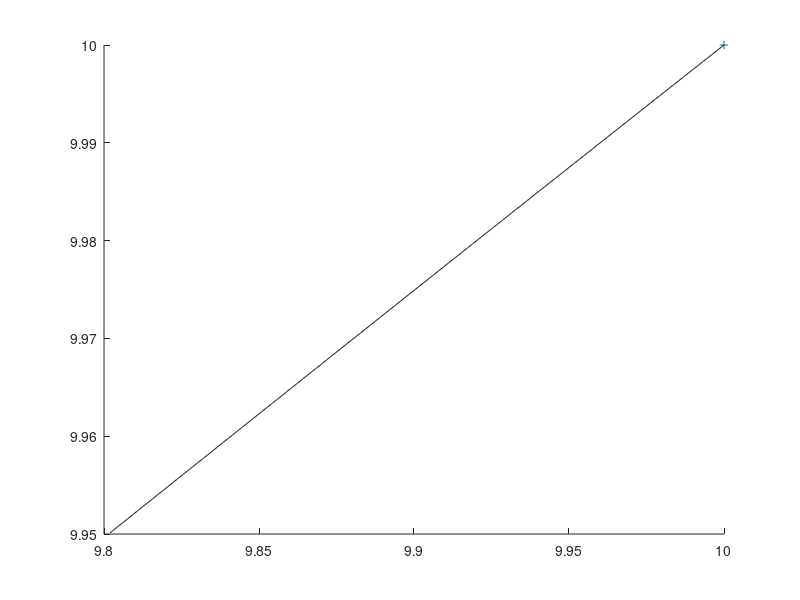
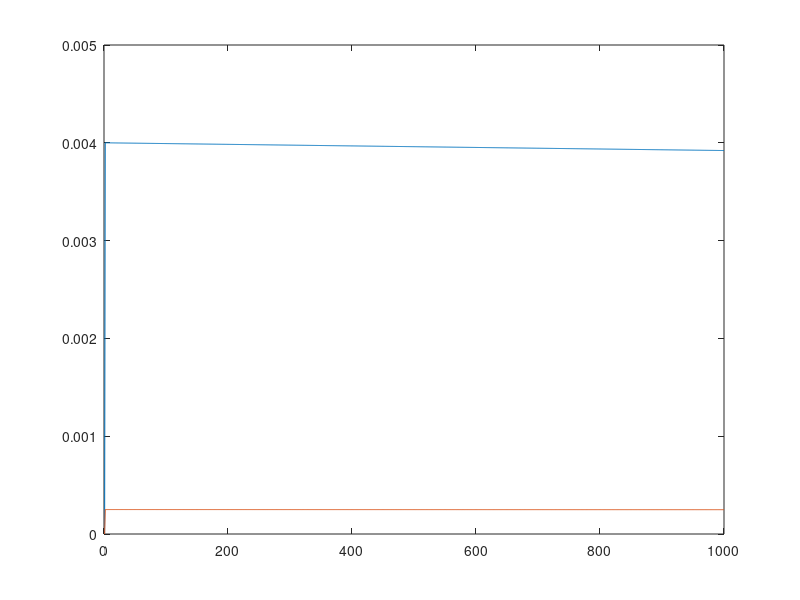

Source code (MATLAB) for these figures, in order:
clear all
close all
clc

T=1;
kkk=1; % plot each kkk data point
d=2;
x0=[10,10]';
H = [2*1e-2,0;0,5*1e-3];


% solution 1
dt = 5;
t = 0:dt:T;
x = zeros(d,length(t));
x(:,1) = x0;
for k = 1:(length(t)-1)
    x(:,k+1)=x(:,k)-dt*(H*x(:,k));
end

hold on;
plot(x(1,1:kkk:size(x,2)),x(2,1:kkk:size(x,2)),'+');


% % solution 2
% dt = 0.25;
% t = 0:dt:T;
% x = zeros(d,length(t));
% x(:,1) = x0;
% for k = 1:(length(t)-1)
%     x(:,k+1)=x(:,k)-dt*(H*x(:,k));
% end
% 
% hold on;
% plot(x(1,1:kkk:size(x,2)),x(2,1:kkk:size(x,2)),'o');


% super accurate solution
dt = 1e-3;
t = 0:dt:T;
x = zeros(d,length(t));
M = zeros(d,length(t));
x(:,1) = x0;
for k = 1:(length(t)-1)
    x(:,k+1)=x(:,k)-dt*(H*x(:,k));
    if k>1
        M1(k) = (x(1,k+1)-2*x(1,k)+x(1,k-1))/(dt^2);
        M2(k) = (x(2,k+1)-2*x(2,k)+x(2,k-1))/(dt^2);
    end
end

hold on;
plot(x(1,:),x(2,:),'k');

%legend('GD, \eta = 2','GD, \eta = 1','GF')




figure
plot(M1);hold on
plot(M2)
